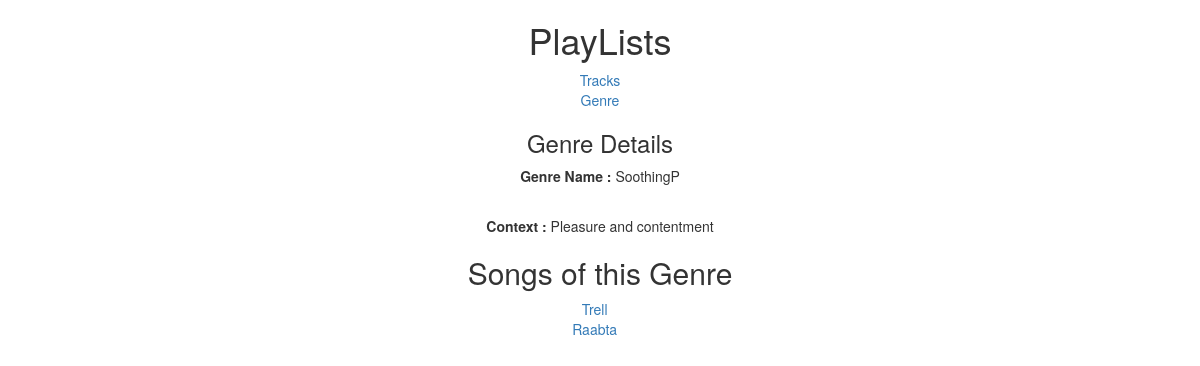
/greedy/genre/8/, run on the app's committed database.
### greedy/models.py (models this page shows, shortened)
class Genre(models.Model):
    name = models.CharField(max_length=20,unique=True)
    context = models.CharField(max_length=200, null = True, blank= True)
    class Meta:
        verbose_name_plural = "Genres"
        ordering = ["-name"]

class Track(models.Model):
    genre = models.ForeignKey('Genre', null = True)
    name = models.CharField(max_length=30, unique= True)
    class Meta:
        verbose_name_plural = "Tracks"
        ordering = ["-name"]

### greedy/views.py (the view)
# urls.py: url(r'^genre/(?P<pk>\d+)/$', views.GenreDetail.as_view(), name = 'genre_details'),
class GenreDetail(DetailView):
    model = Genre
    def get_context_data(self, **kwargs):
        context = super(self.__class__, self).get_context_data(**kwargs)
        genre_id = self.object.id
        genre = Genre.objects.get(id=genre_id)
        tracks = Track.objects.filter(genre=genre)
        context['tracks'] = tracks
        return context

### greedy/templates/greedy/genre_detail.html (shortened to what this page needs)
{% extends "greedy/index.html" %}
{% block hello %}
	<h3 align="center"> Genre Details</h3>
{% endblock %}
{% block content %}
	<p align="center" i><strong>Genre Name :</strong> {{ object.name }}</p> &nbsp;
    &nbsp;&nbsp;&nbsp;&nbsp;&nbsp;<p align = "center"><strong>Context :</strong> {{ object.context }}</p>
    <div align="center">
    <h2>Songs of this Genre</h2>
        <table align="center">
        {% for entry in tracks %}
            <div class="genre_disp" align="center">
                <ul>
                    <div class="col-lg-12" align="center">
                        <div class="col-lg-16" align="center">
                        <a id="song" href =  "{% url 'track_details' entry.id %}">{{ entry.name }}</a>
                        </div>
                    </div>
                </ul>
            </div>
        </table>
    </div>
	{% endfor %}
{% endblock %}

### data on the page
Genre: name "SoothingP", context "Pleasure and contentment"
Track: name "Trell"
Track: name "Raabta"
